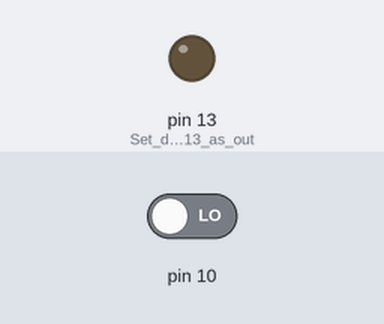
Recording of a sketch running on a simulated Arduino Uno, built with avr-gcc and run on an emulated ATmega328P. Parts: output pins drawn as LEDs (lit = HIGH). Inputs (shaded band) come from the test bench; at power-on: pin 10 LOW.

Above: at 1.2 s.
1.3 s: pin 10 driven HIGH
At 3.2 s:
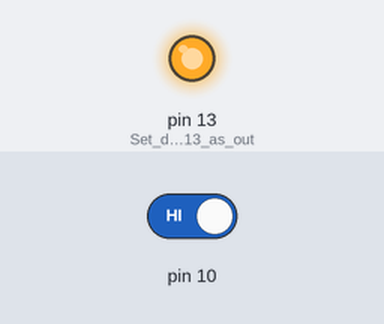
4.3 s: pin 10 driven LOW
Timing chart, 0 to 7.3 s (numbered marks = the images above; inputs shaded):
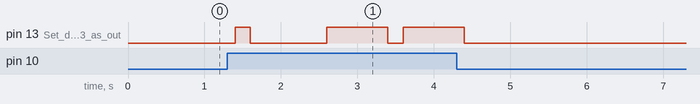

The sketch:

9-bit_PRBS.ino
```cpp
uint16_t lfsr = 0x1FF; // Initial state 111111111 (9-bit)
volatile boolean updateFlag = false;

void setClockFrequency(long hertz) {
  noInterrupts(); // Disable interrupts

  // Clear Timer1 control registers
  TCCR1A = 0;
  TCCR1B = 0;

  // Calculate compare match register value
  //when set clock frequency = 2500Hz use this
  //long compareMatch = (2000000 / hertz) - 1;

  // when set clock frequency = 20 or 5Hz use this
  long compareMatch = (15625 / hertz) - 1;

  OCR1A = compareMatch;

  // Set CTC (Clear Timer on Compare) mode
  TCCR1B |= (1 << WGM12);

  // Set 8 prescaler use this when clock frequency is 2500Hz
  //TCCR1B |= (1 << CS11);

  // when clock freq = 20 or 5Hz use this
  TCCR1B |= (1 << CS10) | (1 << CS12);


  // Enable Timer1 compare interrupt
  TIMSK1 |= (1 << OCIE1A);

  interrupts(); // Enable interrupts
}

ISR(TIMER1_COMPA_vect) {
  // Calculate the next value of the PRBS
  uint16_t nextBit8 = bitRead(lfsr, 0) ^ bitRead(lfsr, 4); // Next state bit 8
  uint16_t nextBit7 = bitRead(lfsr, 8);  // Next state bit 7
  uint16_t nextBit6 = bitRead(lfsr, 7);  // Next state bit 6
  uint16_t nextBit5 = bitRead(lfsr, 6);  // Next state bit 5
  uint16_t nextBit4 = bitRead(lfsr, 5);  // Next state bit 4
  uint16_t nextBit3 = bitRead(lfsr, 4);  // Next state bit 3
  uint16_t nextBit2 = bitRead(lfsr, 3);  // Next state bit 2
  uint16_t nextBit1 = bitRead(lfsr, 2);  // Next state bit 1
  uint16_t nextBit0 = bitRead(lfsr, 1);  // Next state bit 0

  // Generate the next state
  lfsr = (nextBit8 << 8) | (nextBit7 << 7) | (nextBit6 << 6) | (nextBit5 << 5) |
         (nextBit4 << 4) | (nextBit3 << 3) | (nextBit2 << 2) | (nextBit1 << 1) | nextBit0;

  updateFlag = true; // Set flag indicating Timer interrupt occurred
}

void setup() {
  //Serial.begin(9600); // Initialize serial communication for viewing PRBS value in Serial Monitor
  pinMode(10, INPUT);
  pinMode(13, OUTPUT); // Set digital pin 13 as output
  setClockFrequency(5); // Set clock frequency
}

void loop() {
  if (updateFlag) {
    updateFlag = false;
    if(digitalRead(10) == HIGH) {
      digitalWrite(13, bitRead(lfsr, 0)); // Set pin 13 state to the current state bit 0
    } else {
      digitalWrite(13, LOW);
    }
  }
}
```

Measured:
- after the input at 1.3 s, pin 13 (Set_digital_pin_13_as_out): goes HIGH 0.20 s, LOW 1.0 s, HIGH 0.80 s, LOW 0.20 s, then HIGH, starting after 0.10 s
